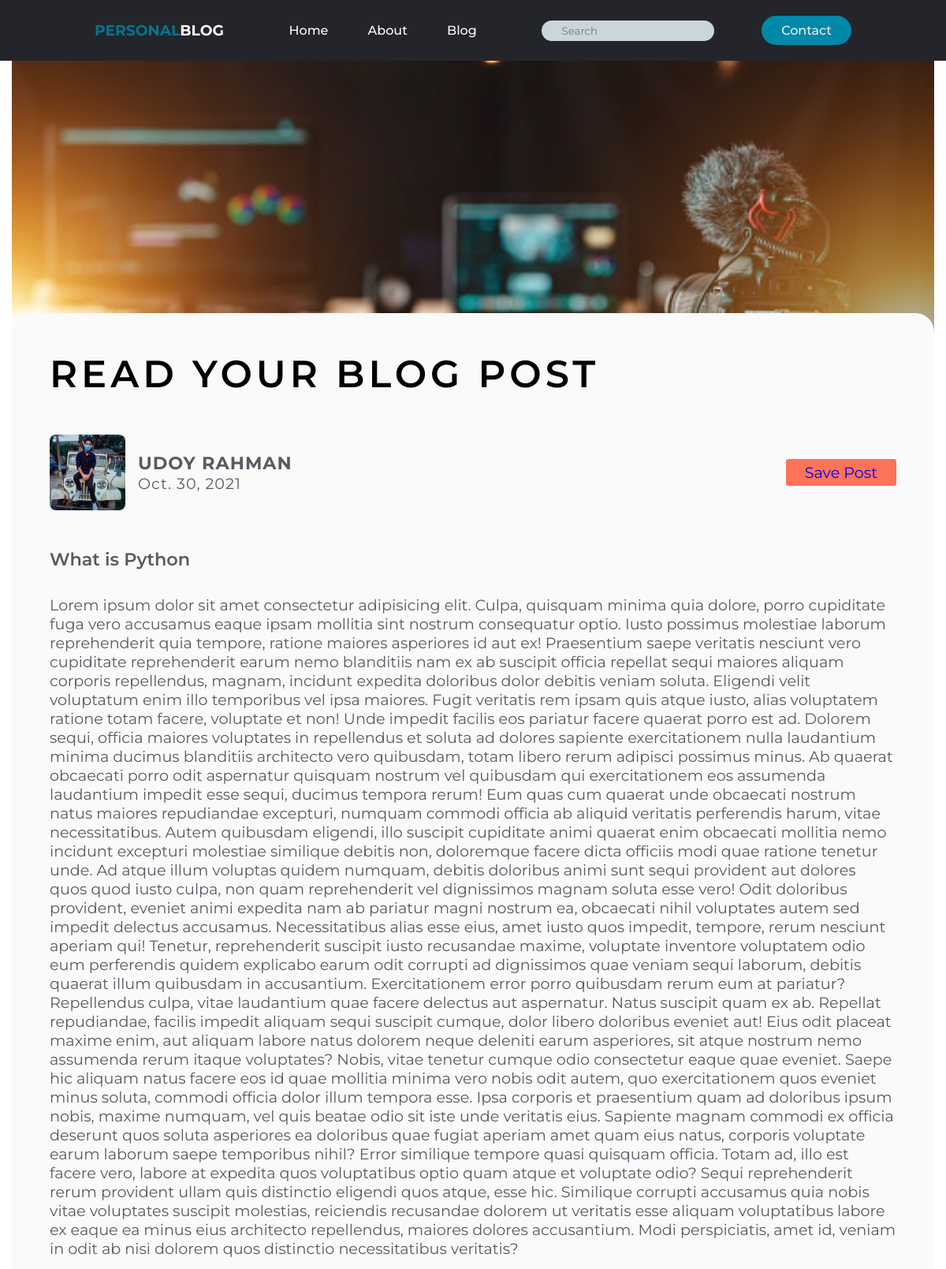
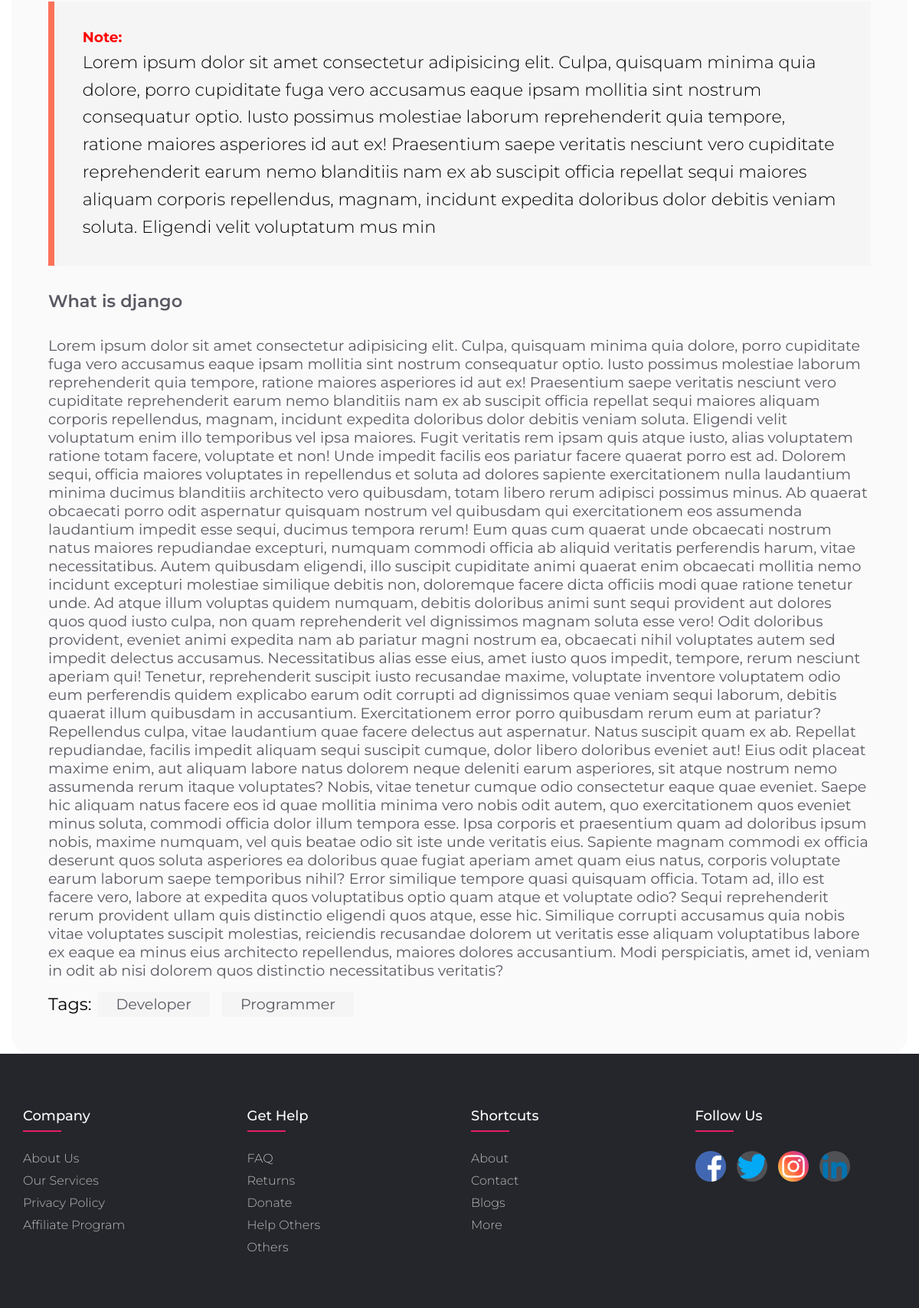
The app's page /blog/learn-python-and-djanog-everything with its own data (2 pictures, top to bottom).
### Blog/models.py (models this page shows, shortened)
class Blog(models.Model):
    sno = models.AutoField(primary_key=True)
    title1 = models.CharField(max_length=200)
    content1 = models.TextField()
    note = models.TextField()
    title2 = models.CharField(max_length=200)
    content2 = models.TextField()
    slug = models.CharField(max_length=200)
    author = models.CharField(max_length=100)
    time = models.DateField(auto_now_add=True)
    tags1 = models.CharField(max_length=50)
    tags2 = models.CharField(max_length=50)

### Blog/views.py (the view)
# urls.py: path('<str:slug>', views.BlogPost, name='BlogPost'),
def BlogPost(request, slug):
    blog = Blog.objects.filter(slug=slug).first()
    context = {'blog':blog}
    return render(request, 'BlogPost.html', context)

### templates/BlogPost.html (shortened to what this page needs)
{% extends 'base.html' %}
{% load static %}
{% block body %}
<!DOCTYPE html>
<html lang="en">
<head>
    <link rel="stylesheet" href="{% static 'css/BlogPost.css' %}">
</head>
<body>
    <div class="container">
        <div class="hero">
        </div>
    <main>
        <h2>Read Your Blog Post</h2>
        <div class="profile-container">
            <div class="profile">
                <div class="img-container">
                </div>
                <div class="text">
                    <h3>{{blog.author}}</h3>
                    <p>{{blog.time}}</p>
                </div>
            </div>
        <div class="button">
            <a href="#" class="btn">Save Post</a>
        </div>
        </div>
        <div class="container">
            <h4>{{blog.title1}}</h4>
            <p>{{blog.content1|safe}}</p>
            <blockquote>
                <div class="blockquote-text">
                    <p> <h5>Note: </h5>{{blog.note}}</p>
                </div>
            </blockquote>
            <h4>{{blog.title2}}</h4>
            <p>{{blog.content2|safe}}</p>
        </div>
        <div class="tags">
            <p>tags:</p>
            <a href="#">{{blog.tags1}}</a>
            <a href="#">{{blog.tags2}}</a>
        </div>
    </main>
</div>
</body>
</html>
{% endblock body %}

### static/css/base.css (style rules this page uses)
* { margin: 0; padding: 0; box-sizing: border-box; font-family: 'Montserrat', sans-serif; }
.container { max-width: 1170px; margin: auto; }

### static/css/BlogPost.css (style rules this page uses)
* { margin: 0; padding: 0; }
body { font-family: 'Poppins', sans-serif; }
body a { text-decoration: none; }
body p { font-size: 1.2rem; }
.hero { max-width: 114rem; height: 30rem; background-image: url(../img/bg2.png); background-repeat: no-repeat; background-position: center; background-size: cover; }
main { width: 100%; max-width: 80rem; background-color: rgb(250, 250, 250); margin: 0 auto; padding: 3rem; border-radius: 1.5rem; margin-top: -10rem; }
main h2 { font-size: 3rem; font-weight: 600; text-transform: uppercase; letter-spacing: 5px; }
main .profile-container { display: flex; justify-content: space-between; align-items: center; margin: 3rem 0; }
main .profile-container .profile { display: flex; justify-content: center; align-items: center; }
main .profile-container .profile .img-container { width: 6rem; height: 6rem; background: url(../img/udoy.png); background-repeat: no-repeat; background-size: cover; background-position: center; border-radius: 0.5rem; }
main .profile-container .profile .text { margin: 0 1rem; color: #5b5963; font-size: 1.2rem; font-weight: 400; letter-spacing: 1px; }
.profile .text h3 { text-transform: uppercase; }
.btn { display: inline-block; text-transform: capitalize; font-size: 1.2rem; padding: 0.3rem 1.5rem; background-color: #fd735a; border-radius: 0.2rem; }
main .container p { color: #5b5963; margin: 1rem 0; }
main .container h4 { font-size: 1.4rem; font-weight: 600; color: #5b5963; margin: 2rem 0; }
blockquote { font-size: 1.4rem; padding: 1rem 2.8rem; line-height: 1.6; font-weight: 300; box-shadow: inset 0.5rem 0 0 #fd735a; background-color: #f5f5f5; }
blockquote .blockquote-text h5 { color: red; }
.tags { display: flex; align-items: center; }
.tags p { font-size: 1.4rem; text-transform: capitalize; }
.tags a { display: inline-block; padding: 0.3rem 1.5rem; background-color: #f5f5f5; color: #5b5963; font-size: 1.2rem; text-transform: capitalize; margin: 0 0.5rem; }

### records on screen
Blog: author "UDOY RAHMAN", time "Oct. 30, 2021", title1 "What is Python", content1 "Lorem ipsum dolor sit amet consectetur adipisicing elit. Culpa, quisquam minima quia dolore, porro cupiditate fuga vero accusamus eaque ipsam mollitia sint nostrum consequatur optio. Iusto possimus molestiae laborum reprehenderit quia tempore, ratione maiores asperiores id aut ex! Praesentium saepe veritatis nesciunt vero cupiditate reprehenderit earum nemo blanditiis nam ex ab suscipit officia repellat sequi maiores aliquam corporis repellendus, magnam, incidunt expedita doloribus dolor debitis veniam soluta. Eligendi velit voluptatum enim illo temporibus vel ipsa maiores. Fugit veritatis rem ipsam quis atque iusto, alias voluptatem ratione totam facere, voluptate et non! Unde impedit…", note "Lorem ipsum dolor sit amet consectetur adipisicing elit. Culpa, quisquam minima quia dolore, porro cupiditate fuga vero accusamus eaque ipsam mollitia sint nostrum consequatur optio. Iusto possimus molestiae laborum reprehenderit quia tempore, ratione maiores asperiores id aut ex! Praesentium saepe veritatis nesciunt vero cupiditate reprehenderit earum nemo blanditiis nam ex ab suscipit officia repellat sequi maiores aliquam corporis repellendus, magnam, incidunt expedita doloribus dolor debitis veniam soluta. Eligendi velit voluptatum mus min", title2 "What is django", content2 "Lorem ipsum dolor sit amet consectetur adipisicing elit. Culpa, quisquam minima quia dolore, porro cupiditate fuga vero accusamus eaque ipsam mollitia sint nostrum consequatur optio. Iusto possimus molestiae laborum reprehenderit quia tempore, ratione maiores asperiores id aut ex! Praesentium saepe veritatis nesciunt vero cupiditate reprehenderit earum nemo blanditiis nam ex ab suscipit officia repellat sequi maiores aliquam corporis repellendus, magnam, incidunt expedita doloribus dolor debitis veniam soluta. Eligendi velit voluptatum enim illo temporibus vel ipsa maiores. Fugit veritatis rem ipsam quis atque iusto, alias voluptatem ratione totam facere, voluptate et non! Unde impedit…", tags1 "Developer", tags2 "Programmer"
